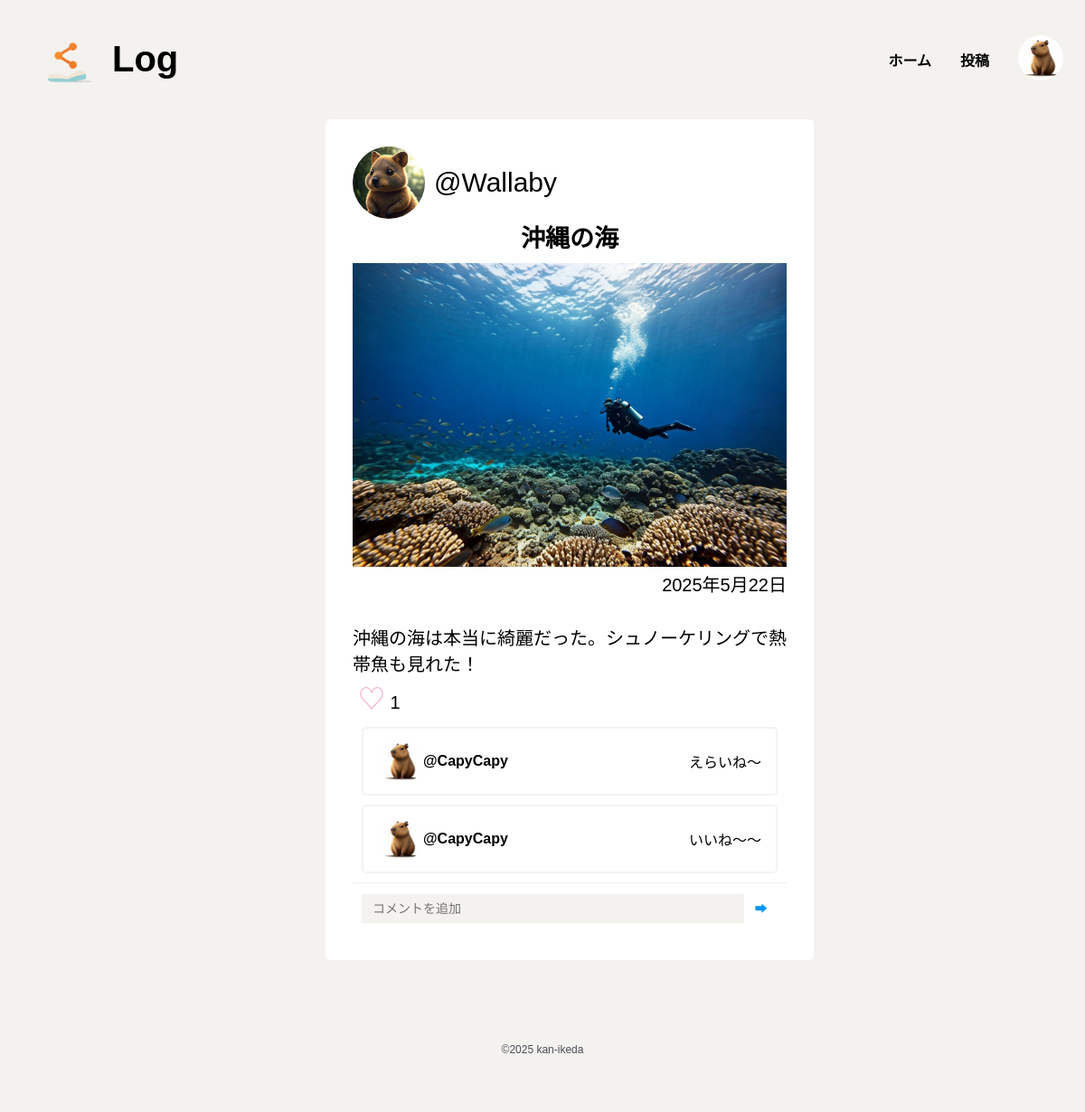
Page /5/ (signed in) on the committed database.
### accounts/models.py (models this page shows, shortened)
class Profile(models.Model):
    user = models.OneToOneField(User, on_delete=models.CASCADE)
    bio = models.TextField(max_length=500, blank=True)
    birth_date = models.DateField(null=True, blank=True)
    avatar = models.ImageField(upload_to='avatars/', null=True, blank=True)

### mylog/models.py (models this page shows, shortened)
class Log(models.Model):
    title = models.CharField('タイトル', max_length=100)
    image = models.ImageField('画像', upload_to='logs/', blank=True, null=True)
    date = models.DateField('日付', auto_now_add=True)
    author = models.ForeignKey(User, on_delete=models.CASCADE, verbose_name='作者')
    content = models.TextField('内容', blank=True, null=True)
    tags = models.ManyToManyField(Tag, related_name='タグ')
    datetime = models.DateTimeField(auto_now_add=True)
    is_public = models.BooleanField(default=True)

class Comment(models.Model):
    log = models.ForeignKey(Log, on_delete=models.CASCADE, verbose_name='日記', related_name='comments')  # 紐付ける日記
    user = models.ForeignKey(User, on_delete=models.CASCADE, verbose_name='投稿者')  # コメントしたユーザー
    content = models.TextField('コメント内容')
    created_at = models.DateTimeField('投稿日時', auto_now_add=True)

### mylog/views.py (the view)
# urls.py: path('<int:pk>/', views.LogDetailView.as_view(), name='log_detail'), # 日記詳細
class LogDetailView(DetailView):
    model = Log
    template_name = 'mylog/log_detail.html'
    context_object_name = 'log'
    def get_context_data(self, **kwargs):
        context = super().get_context_data(**kwargs)
        log = self.get_object()
        context['comments'] = log.comments.order_by('-created_at')  # コメントを新しい順に取得
        context['comment_form'] = CommentForm()  # コメントフォーム
        context['like_count'] = log.likes.count()  # いいねの数を取得
        return context

### mylog/form.py
class CommentForm(forms.ModelForm):
    class Meta:
        model = Comment
        fields = ('content',)
        widgets = {
            'content': forms.TextInput(attrs={
                'class': 'comment_content form_input',
                'rows': 3,
                'placeholder': 'コメントを追加',
            }),
        }

### mylog/templatetags/mylog_tags.py (called while the page is built)
@register.filter(name='has_liked')
def has_liked(log, user):
    return log.likes.filter(user=user).exists()

### templates/mylog/log_detail.html (shortened to what this page needs)
{% extends 'base.html' %}
{% load static %}
{% load mylog_tags %}
{% block extra_css %}
<link rel="stylesheet" type="text/css" href="{% static 'css/log_detail.css' %}">
{% endblock %}
{% block content %}
<div class="body">
    <div class="detail">
        <div class="author bg-w">
            <div class="author_icon bg-w">
                {% if log.author.profile.avatar %}
                <img src="{{ log.author.profile.avatar.url }}" alt="ユーザーアイコン">
                {% else %}
                <img src="{% static 'images/user_icon.jpg' %}" alt="デフォルトユーザーアイコン">
                {% endif %}
            </div>
            <div class="user_name bg-w">
                @{{ log.author.username }}
            </div>
        </div>
        <div class="title bg-w">
            <h2 class="bg-w">{{ log.title }}</h2>
        </div>
        <div class="log_img bg-w">
            {% if log.image %}
            <img src="{{ log.image.url }}" alt="投稿画像" class="bg-w">
            {% else %}
            <img src="{% static 'images/NoImage.jpg' %}" alt="画像なし" class="bg-w">
            {% endif %}
        </div>
        <div class="word bg-w">
            <div class="date bg-w">{{ log.date }}</div>
        </div>
        <div class="content bg-w">{{ log.content }}</div>
        <div class="like-section bg-w">
            <div class="like-container bg-w">
                <p class="bg-w">
                <form method="post" action="{% url 'mylog:like' log.pk %}" class="bg-w">
                    <button type="submit" class="like-button bg-w">
                        {% if user.is_authenticated and log|has_liked:user %}
                        <span class="bg-w">♥</span> {{ like_count }}
                        {% else %}
                        <span class="bg-w">♡</span> {{ like_count }}
                        {% endif %}
                    </button>
                </form>
                </p>
            </div>
        </div>
        <div class="comments-section bg-w">
            {% for comment in comments %}
            <div class="comment bg-w">
                <div class="comment-author bg-w">
                    {% if comment.user.profile.avatar %}
                    <img src="{{ comment.user.profile.avatar.url }}" alt="コメントユーザーアイコン" class="comment-user-icon bg-w">
                    {% else %}
                    <img src="{% static 'images/user_icon.jpg' %}" alt="デフォルトコメントユーザーアイコン"
                        class="comment-user-icon bg-w">
                    {% endif %}
                    <strong class="bg-w comment-username">@{{ comment.user.username }}</strong>
                </div>
                <p class="bg-w">{{ comment.content }}</p>
            </div>
            {% endfor %}
        </div>
        <div class="add-comment-section bg-w">
            <form method="post" action="{% url 'mylog:add_comment' log.pk %}" class="bg-w">
                {{comment_form.content}}
                <button type="submit" class="bg-w">➡</button>
            </form>
        </div>
    </div>
</div>
{% endblock %}

### templates/base.html (shortened to what this page needs)
<!DOCTYPE html>
{% load static %}
<html lang="ja">
<head>
    <link rel="stylesheet" type="text/css" href="{% static 'css/base.css' %}">
    {% block extra_css %}
    {% endblock %}
</head>
<body>
    <header>
        <div class="header-logo">
            <img src="{% static 'images/logo.png'%}" alt="アイコン">
            <h1>Log</h1>
        </div>
        <div>
            <ul class="header_list">
                <li><a href="{% url 'mylog:log_list'%}">ホーム</a></li>
                <li><a href="{% url 'mylog:log_create'%}">投稿</a></li>
                <li>
                    <div class="user_icon">
                        {% if user.is_authenticated %}
                            {% if user.profile.avatar %}
                                <a href="{% url 'mylog:mypage' %}"><img src="{{ user.profile.avatar.url }}" alt="アイコン"></a>
                            {% else %}
                                <a href="{% url 'mylog:mypage' %}"><img src="{% static 'images/user_icon.jpg'%}" alt="デフォルトアイコン"></a>
                            {% endif %}
                        {% else %}
                            <a href="{% url 'mylog:mypage' %}"><img src="{% static 'images/user_icon.jpg'%}" alt="デフォルトアイコン"></a>
                        {% endif %}
                    </div>
                </li>
            </ul>
        </div>
    </header>
    <div class="bodybody">
    {% block content %}{% endblock %}
    </div>
    <footer>
        <p>©2025 kan-ikeda</p>
    </footer>
</body>
</html>

### static/css/base.css (style rules this page uses)
* { background-color: #F4F2EF; color: black; text-align: center; }
body { font-family: sans-serif; margin: 0; }
header { display: flex; padding: 16px 24px; justify-content: space-between; align-items: center; }
a { text-decoration: none; }
.header-logo { display: flex; font-weight: bold; font-size: 20px; }
.header_list { display: flex; align-items: center; gap: 32px; font-size: 16px; font-weight: bold; }
img { width: 100px; height: 100px; }
ul { padding-left: 0; }
li { list-style: none; }
.user_icon img { width: 50px; height: 50px; border-radius: 50%; }
.bg-w { background-color: #fff; }
footer { padding: 50px 0; margin: 30px 0 0 0; }
footer p { font-size: 12px; color: #495057; }
.bodybody { min-height: 100vh; }

### static/css/log_detail.css (style rules this page uses)
.body { width: 40%; margin: 0 auto; }
.detail h2 { font-size: 27px; margin: 0 0 10px 0; }
.detail { width: 100%; display: flex; flex-direction: column; background-color: #fff; padding: 30px; border-radius: 5px; }
.log_img img { width: 100%; height: auto; }
.word { display: flex; justify-content: right; font-size: 20px; }
.content { margin-top: 30px; font-size: 20px; text-align: left; }
.author_icon img { width: 80px; height: 80px; border-radius: 50%; display: block; }
.author { display: flex; align-items: center; }
.user_name { margin: 0 0 0 10px; font-size: 30px; }
.like-section button { border: none; }
.like-container { display: flex; align-items: center; }
.like-button { font-size: 20px; }
.like-button span { color: #F6ADC6; font-size: 30px; }
.add-comment-section { background-color: #fff; padding: 10px; border-top: 1px solid #efefef; }
.add-comment-section form { display: flex; align-items: center; }
.add-comment-section form input[type="text"] { flex-grow: 1; border: none; padding: 8px 12px; font-size: 14px; outline: none; }
.add-comment-section form button { background-color: transparent; border: none; color: #0095f6; font-weight: bold; padding: 8px 12px; cursor: pointer; outline: none; }
.comment-author img { width: 50px; height: 50px; border-radius: 50%; display: block; }
.comment-author { display: flex; align-items: center; }
.comment { display: flex; justify-content: space-between; margin: 10px; border-radius: 5px; padding: 0.5em 1em; border: solid 2px #F4F2EF; }
.comment_content { text-align: left; }

### rows in the picture
Log: author.profile.avatar (picture), author.username "Wallaby", title "沖縄の海", image (picture), date "2025年5月22日", content "沖縄の海は本当に綺麗だった。シュノーケリングで熱帯魚も見れた！"
Comment: user.profile.avatar (picture), user.username "CapyCapy", content "えらいね～"
Comment: user.profile.avatar (picture), user.username "CapyCapy", content "いいね～～"

### other values in the picture
{{ like_count }} "1"
